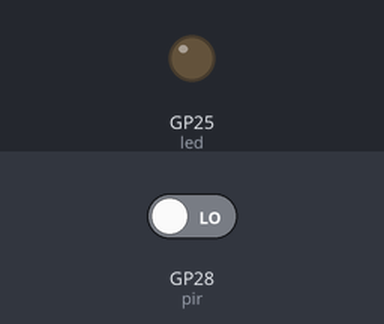
The program below on a simulated Raspberry Pi Pico running MicroPython. Shown: output pins drawn as LEDs (lit = HIGH). Wiring (from the project's diagram.json): PIR motion sensor on GP28. The test bench sets the inputs (shaded band); at power-on: GP28 (pir) LOW. What the program prints to the serial console is not drawn.

Above: at 1.2 s.
1.3 s: GP28 (pir) driven HIGH
At 2.5 s:
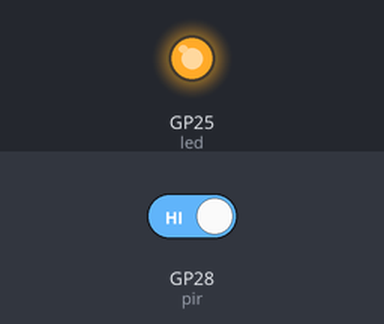
2.8 s: GP28 (pir) driven LOW
At 3.7 s:
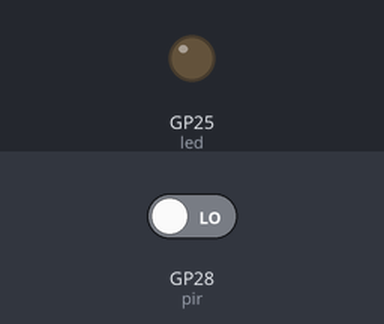
Timing chart, 0 to 5.8 s (numbered marks = the images above; inputs shaded):
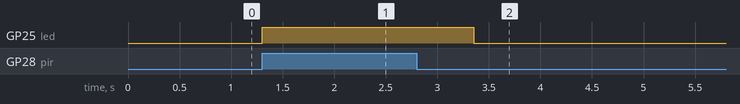

Measured:
- after the input at 1.3 s, GP25 (led): LOW → HIGH at once
- after the input at 2.8 s, GP25 (led): HIGH → LOW after 0.55 s

The program:

main.py
```python
# main.py — Burglary alarm (PIR)
# Wiring: PIR VCC -> 3V3, PIR OUT -> GP28, PIR GND -> GND  (ei GP20)
from machine import Pin
from time import sleep

pir = Pin(28, Pin.IN)        # PIR data pin
led = Pin('LED', Pin.OUT)    # Pico W:n sisäinen LED

print("Alarm armed.")
while True:
    if pir.value():                 # liike havaittu (OUT=1)
        led.on()
        print("⚠️  Movement detected!")
        sleep(2)                    # pidä ilmoitus näkyvissä/LED päällä hetki
    else:
        led.off()
    sleep(0.05)                     # pieni viive hälyn välttämiseksi
```
